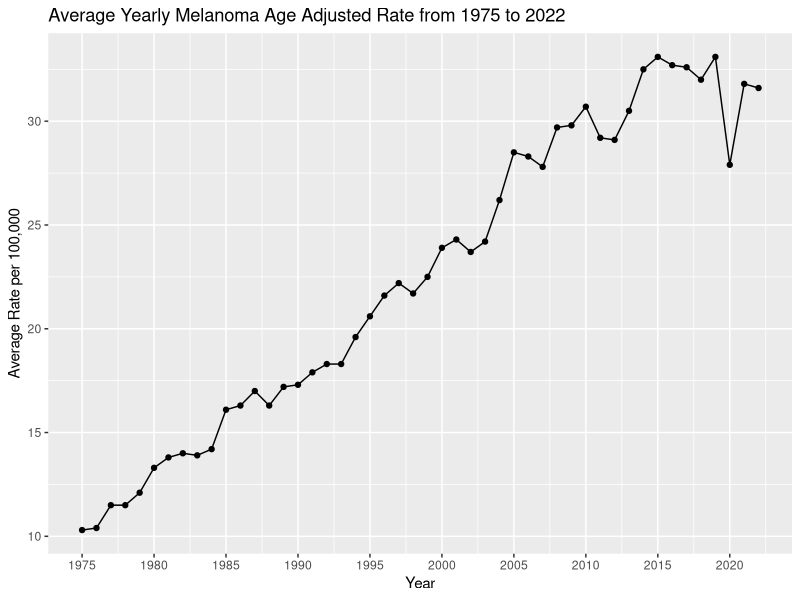
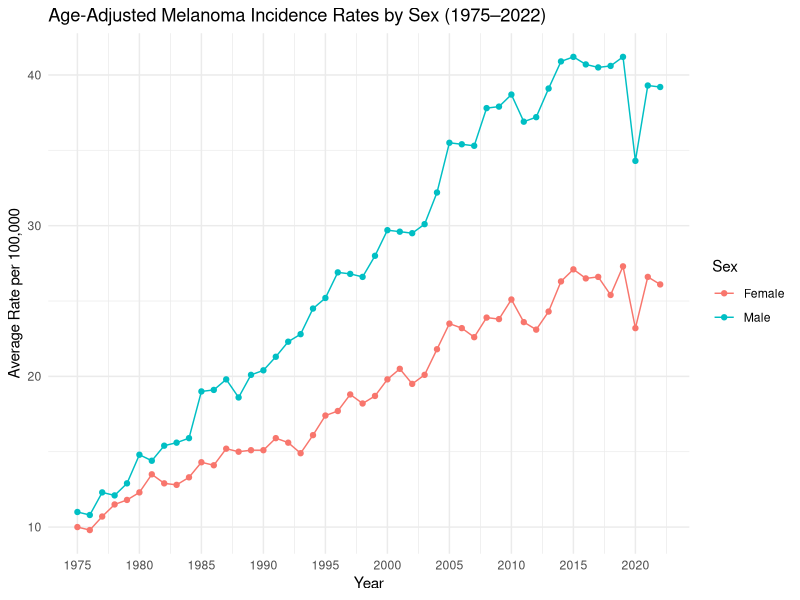
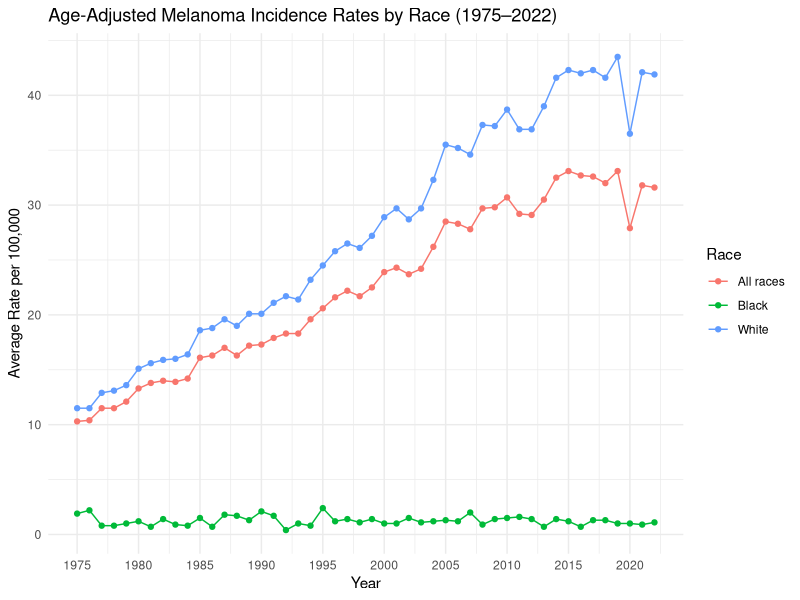
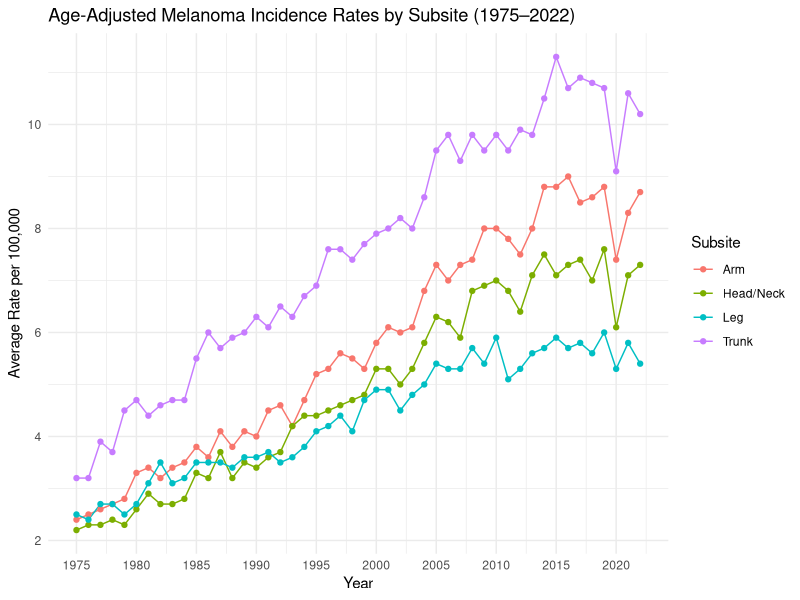
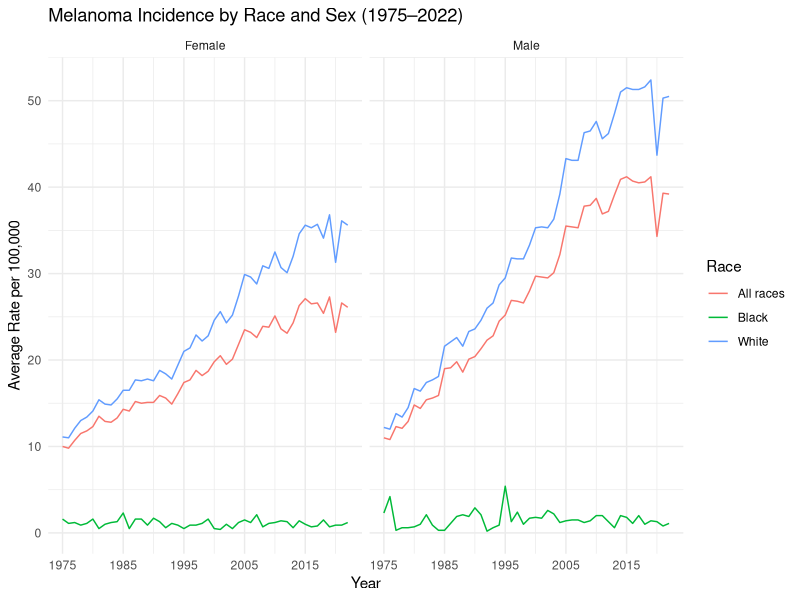
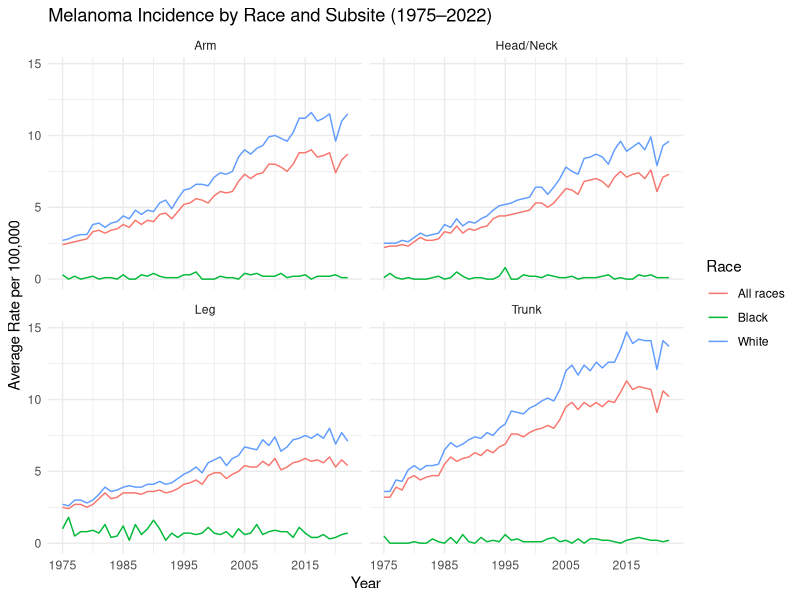

These charts were generated, in order, by the following R code:
## ---- chunk 1
knitr::opts_chunk$set(echo = TRUE)
library(tidyverse) # includes ggplot2
library(dplyr)
## ---- chunk 2
data <- read.csv("Melanoma.csv",header=TRUE)
colnames(data) <- c("Race","Sex","Subsite","Year","Rate","Cases","Pop")

# Remove the year range 
data_melanoma <- data|> filter(Year != "1975-2022")
 
data_melanoma$Rate = as.numeric(as.character(data_melanoma$Rate)) 
data_melanoma$Year = as.numeric(as.character(data_melanoma$Year))
 
# Example: Subset to the overall
data_melanoma_overall <- data_melanoma %>%
  filter(
    Race == "All races", 
    Sex == "Male and female", 
    Subsite %in% c(
      "Head and Neck Anatomic site of Melanoma", 
      "Trunk Anatomic site of Melanoma", 
      "Arm (shoulder to finger) Anatomic site of Melanoma", 
      "Leg (hip to toe) Anatomic site of Melanoma")) %>%
  dplyr::select(Year, Rate, Cases, Pop)
 
 
 data_melanoma_overall_combined = data_melanoma_overall %>%
  group_by(Year) %>%
  summarise(
    total_cases = sum(Cases, na.rm = TRUE),
    total_rate = sum(Rate, na.rm = TRUE),
    .groups = "drop")


ggplot(data_melanoma_overall_combined, aes(x = Year, y = total_rate)) +
  geom_line() +
  geom_point() +
  labs(title = "Average Yearly Melanoma Age Adjusted Rate from 1975 to 2022 ",
       x = "Year",
       y = "Average Rate per 100,000") +
  scale_x_continuous(breaks = seq(1975, 2025, by = 5))
## ---- chunk 3
# Age-adjusted incidence rates by sex

data_melanoma$Rate <- as.numeric(as.character(data_melanoma$Rate)) 
data_melanoma$Year <- as.numeric(as.character(data_melanoma$Year)) 

# Filter for relevant subsites and races, but keep Sex as a variable
data_melanoma_by_sex <- data_melanoma |> 
  filter(
    Race == "All races",
    Sex %in% c("Male", "Female"),
    Subsite %in% c(
      "Head and Neck Anatomic site of Melanoma",
      "Trunk Anatomic site of Melanoma",
      "Arm (shoulder to finger) Anatomic site of Melanoma",
      "Leg (hip to toe) Anatomic site of Melanoma" ))  %>%
  dplyr::select(Year, Rate, Sex, Cases, Pop)

# Group and summarize by Year and Sex
 data_melanoma_by_sex_summary <- data_melanoma_by_sex %>%
  group_by(Year, Sex) %>%
  summarise(
    total_cases = sum(Cases, na.rm = TRUE),
    total_rate = sum(Rate, na.rm = TRUE),
    .groups = "drop")

# Plot age-adjusted incidence rates by sex
ggplot(data_melanoma_by_sex_summary, aes(x = Year, y = total_rate, color = Sex)) +
  geom_line() +
  geom_point() +
  labs(
    title = "Age-Adjusted Melanoma Incidence Rates by Sex (1975–2022)",
    x = "Year",
    y = "Average Rate per 100,000", color = "Sex") +
  scale_x_continuous(breaks = seq(1975, 2025, by = 5)) +
  theme_minimal()
## ---- chunk 4
# Age-adjusted incidence rates by race

# Convert columns to numeric
data_melanoma$Rate <- as.numeric(as.character(data_melanoma$Rate))
data_melanoma$Year <- as.numeric(as.character(data_melanoma$Year))

# Filter for relevant subsites and sexes, but keep Race as a variable
data_melanoma_by_race <- data_melanoma |> 
  filter(
    Sex == "Male and female",
    Race %in% c("White", "Black", "All races"),
    Subsite %in% c(
      "Head and Neck Anatomic site of Melanoma",
      "Trunk Anatomic site of Melanoma",
      "Arm (shoulder to finger) Anatomic site of Melanoma",
      "Leg (hip to toe) Anatomic site of Melanoma" )) %>%
  dplyr::select(Year, Rate, Race, Cases, Pop)

# Group and summarize by year and race
data_melanoma_by_race_summary <- data_melanoma_by_race |> 
  group_by(Year, Race) |> 
  summarise(
    total_cases = sum(Cases, na.rm = TRUE),
    total_rate = sum(Rate, na.rm = TRUE),
    .groups = "drop")

# Plot age-adjusted incidence rates by race
ggplot(data_melanoma_by_race_summary, aes(x = Year, y = total_rate, color = Race)) +
  geom_line() +
  geom_point() +
  labs(
    title = "Age-Adjusted Melanoma Incidence Rates by Race (1975–2022)",
    x = "Year",
    y = "Average Rate per 100,000", color = "Race" ) +
  scale_x_continuous(breaks = seq(1975, 2025, by = 5)) +
  theme_minimal()
## ---- chunk 5
# Age-adjusted incidence rates by subsite

# Convert columns to numeric
data_melanoma$Rate <- as.numeric(as.character(data_melanoma$Rate))
data_melanoma$Year <- as.numeric(as.character(data_melanoma$Year))

# Filter for relevant races and sexes, but keep subsite as a variable
data_melanoma_by_subsite <- data_melanoma |> 
  filter(
    Race == "All races",
    Sex == "Male and female",
    Subsite %in% c(
      "Head and Neck Anatomic site of Melanoma",
      "Trunk Anatomic site of Melanoma",
      "Arm (shoulder to finger) Anatomic site of Melanoma",
      "Leg (hip to toe) Anatomic site of Melanoma"))  %>%
  dplyr::select(Year, Rate, Subsite, Cases, Pop)

# Rename subsite to a more condensed form for nicer plotting legend
data_melanoma_by_subsite <- data_melanoma_by_subsite |> 
  mutate(Subsite = recode(Subsite,
    "Head and Neck Anatomic site of Melanoma" = "Head/Neck",
    "Trunk Anatomic site of Melanoma" = "Trunk",
    "Arm (shoulder to finger) Anatomic site of Melanoma" = "Arm",
    "Leg (hip to toe) Anatomic site of Melanoma" = "Leg"))


# Group and summarize by year and subsite
data_melanoma_by_subsite_summary <- data_melanoma_by_subsite |> 
  group_by(Year, Subsite) |> 
  summarise(
    total_cases = sum(Cases, na.rm = TRUE),
    total_rate = mean(Rate, na.rm = TRUE),
    .groups = "drop")

# Plot age-adjusted incidence rates by subsite
ggplot(data_melanoma_by_subsite_summary, aes(x = Year, y = total_rate, color = Subsite)) +
  geom_line() +
  geom_point() +
  labs(
    title = "Age-Adjusted Melanoma Incidence Rates by Subsite (1975–2022)",
    x = "Year",
    y = "Average Rate per 100,000",
    color = "Subsite") +
  scale_x_continuous(breaks = seq(1975, 2025, by = 5)) +
  theme_minimal()
## ---- chunk 6
# Age-adjusted incidence rates by race and sex

# Filter and clean
data_melanoma$Rate <- as.numeric(as.character(data_melanoma$Rate))
data_melanoma$Year <- as.numeric(as.character(data_melanoma$Year))

data_melanoma_race_sex <- data_melanoma |> 
  filter(
    Race %in% c("White", "Black", "All races"),
    Sex %in% c("Male", "Female"),
    Subsite %in% c(
      "Head and Neck Anatomic site of Melanoma",
      "Trunk Anatomic site of Melanoma",
      "Arm (shoulder to finger) Anatomic site of Melanoma",
      "Leg (hip to toe) Anatomic site of Melanoma"))  %>%
  dplyr::select(Year, Rate, Race, Sex, Cases, Pop)


# Group and summarize by year and subsite
data_melanoma_race_sex_summary <- data_melanoma_race_sex |> 
  group_by(Year, Race, Sex) |> 
  summarise(
    total_cases = sum(Cases, na.rm = TRUE),
    total_rate = sum(Rate, na.rm = TRUE),
    .groups = "drop")

# Plot
ggplot(data_melanoma_race_sex_summary, aes(x = Year, y = total_rate, color = Race)) +
  geom_line() +
  facet_wrap(~Sex) +
  labs(
    title = "Melanoma Incidence by Race and Sex (1975–2022)",
    x = "Year",
    y = "Average Rate per 100,000", color = "Race") +
  scale_x_continuous(breaks = seq(1975, 2025, by = 10)) +
  theme_minimal()

## ---- chunk 7
# Age-adjusted incidence rates by race and subsite

data_melanoma$Rate <- as.numeric(as.character(data_melanoma$Rate))
data_melanoma$Year <- as.numeric(as.character(data_melanoma$Year))

data_melanoma_race_subsite <- data_melanoma |> 
  filter(
    Race %in% c("White", "Black", "All races"),
    Sex == "Male and female",
    Subsite %in% c(
      "Head and Neck Anatomic site of Melanoma",
      "Trunk Anatomic site of Melanoma",
      "Arm (shoulder to finger) Anatomic site of Melanoma",
      "Leg (hip to toe) Anatomic site of Melanoma"))  %>%
  dplyr::select(Year, Rate, Race, Subsite, Cases, Pop)

# Rename subsite to a more condensed form for nicer plotting legend
data_melanoma_race_subsite <- data_melanoma_race_subsite |> 
  mutate(Subsite = recode(Subsite,
    "Head and Neck Anatomic site of Melanoma" = "Head/Neck",
    "Trunk Anatomic site of Melanoma" = "Trunk",
    "Arm (shoulder to finger) Anatomic site of Melanoma" = "Arm",
    "Leg (hip to toe) Anatomic site of Melanoma" = "Leg"))  

# Group and summarize by year and subsite
data_melanoma_race_subsite_summary <- data_melanoma_race_subsite |> 
  group_by(Year, Race, Subsite) |> 
  summarise(
    total_cases = sum(Cases, na.rm = TRUE),
    total_rate = sum(Rate, na.rm = TRUE),
    .groups = "drop")

# Plot incidence by race and subsite
ggplot(data_melanoma_race_subsite_summary, aes(x = Year, y = total_rate, color = Race)) +
  geom_line() +
  facet_wrap(~Subsite) +
  labs(
    title = "Melanoma Incidence by Race and Subsite (1975–2022)",
    x = "Year",
    y = "Average Rate per 100,000", color = "Race") +
  scale_x_continuous(breaks = seq(1975, 2025, by = 10)) +
  theme_minimal()
